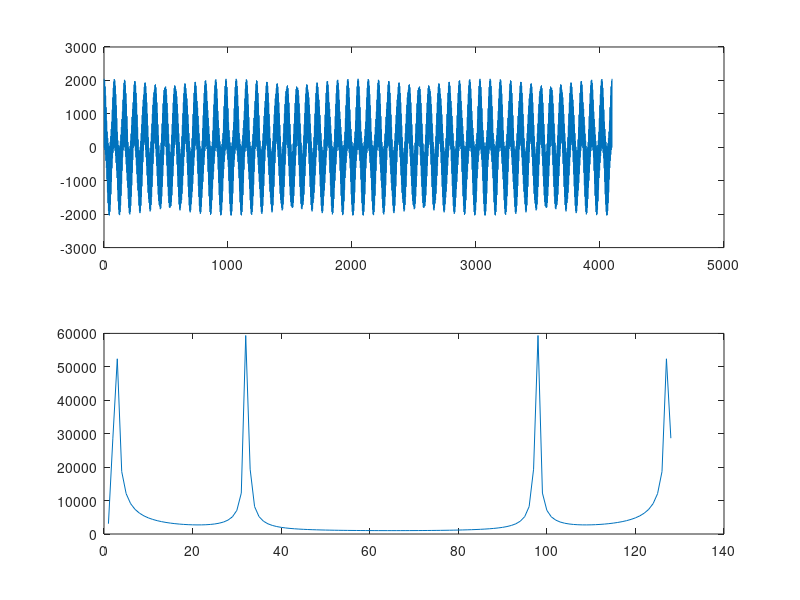

MATLAB code for this plot: (Note: this script raises an error after producing the figure.)
clear all;

%% Parameters
L = 2^12; % 1K
n = 0:1/L:1;
NFFT = 128;

%% Compute Cosine LUT
%stim_lut = 0 + (cos(100*pi*n)+cos(2*10000*pi*n))*2^13;
stim_lut = 0 + (cos(100*pi*n)+cos(2*1000*pi*n))*2^10;
disp(['max(stim_lut)=' num2str(max(stim_lut)) ', min(stim_lut)=' num2str(min(stim_lut))]);

%% Plot Cosine LUT
figure(1);

subplot(2,1,1);
plot(stim_lut);

subplot(2,1,2);
%plot(abs(fftshift(fft(stim_lut, NFFT))));
plot(abs(fft(stim_lut, 128)));

%% Create header
fid = fopen('../sw/stim.h', 'w');
fprintf(fid, 'int stim_buf[MAX_FFT_LENGTH] = \n');
fprintf(fid, '{\n');

%% Write data to file
for ii = 1:128
    fprintf(fid, '    %d, ', round(stim_lut(ii)));
    if (mod(ii, 16) == 0)
        fprintf(fid, '\n');
    end
end
fprintf(fid, '    %d\n', round(stim_lut(ii)));
fprintf(fid, '};\n');

fclose(fid);
